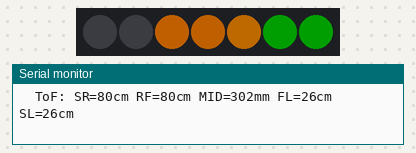
The sketch below on a simulated Arduino Uno, built with avr-gcc and run on an emulated ATmega328P. On the bench: 7 RGB LEDs in strip order, left to right, the last lines printed to the serial monitor. Dim RGB values are drawn brighter than linear.

Above: at 5.15 s.
At 9.06 s:
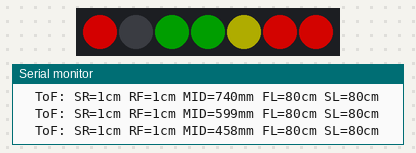
At 16.1 s:
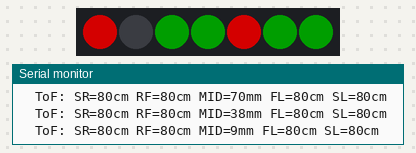
At 28.1 s:
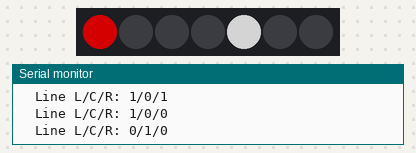
At 33.81 s:
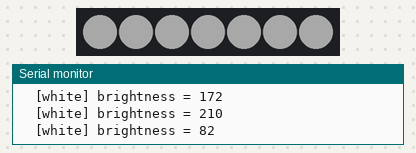
At 39.81 s:
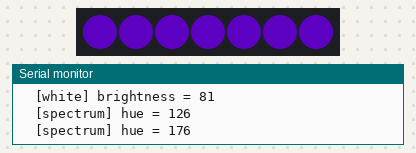
Timing chart, 0 to 40.0 s (numbered marks = the images above):
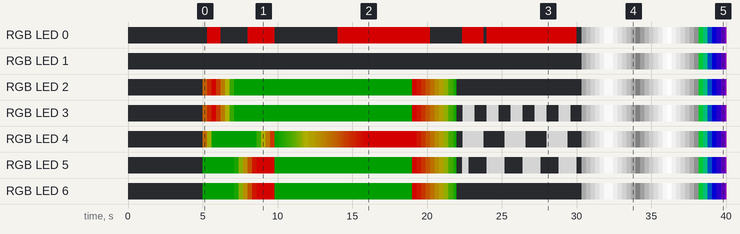

The sketch:

RingInfoDisplay.ino
```cpp
/*
 * RingInfoDisplay.ino
 * -------------------
 * Demo for RingInfoDisplay.h — drives a 7-LED WS2812 ring to show:
 *   - Opponent simulation (enter right -> sweep -> circle -> charge -> retreat)
 *   - 5x ToF sensor ranges (traffic-light colored, ID3 in mm)
 *   - 3x line sensors (white LEDs + center attention LED)
 *   - Brightness fade / Clear / disable / enable control
 *
 * Wiring: DIN -> A2 (via 300-500 ohm resistor), 5V -> 5V, GND -> GND.
 * Library: FastLED (Arduino Library Manager -> "FastLED").
 *
 * NOTE: this example FAKES sensor data (no real ToF/line hardware attached).
 * Replace the fake arrays with your own sensor readings.
 */

#include "RingInfoDisplay.h"

// ============================================================================
// LED-numbering test mode.
//   1 = run ONLY the numbering test (lights one LED at a time, 0..6)
//   0 = run the full demo (ToF / line / clear / disable rotation)
// ============================================================================
#define ENABLE_NUMBERING_MODE   0

#if !ENABLE_NUMBERING_MODE

// ============================================================================
// FULL DEMO (normal operation)
// ============================================================================

// --- Fake sensor data (replace with real readings) ---
// ToF: [ID1 side-right cm, ID2 right-front cm, ID3 middle mm, ID4 front-left cm, ID5 side-left cm]
uint16_t tofDistances[5] = { 45, 12, 300, 70, 80 };

// Line: [left, center, right] booleans
bool lineSensors[3] = { false, false, false };

// "No reading" sentinels are handled inside the header per-sensor:
//   cm sensors (ID1,2,4,5) -> 0xFF, mm sensor (ID3) -> 0xFFF.
// See RING_INVALID_CM / RING_INVALID_MM in RingInfoDisplay.h.

// Simple demo state machine
enum DemoMode {
    MODE_SIMULATION = 0,
    MODE_SHOW_LINE,
    MODE_BRIGHTNESS,
    MODE_CLEAR,
    MODE_DISABLE,
    MODE_COUNT
};
uint8_t mode = MODE_SIMULATION;
uint32_t lastSwitchMs = 0;
uint32_t lastBrightLogMs = 0;
uint32_t lastToFLogMs = 0;
uint32_t lastLineLogMs = 0;
uint32_t simStartMs = 0;      // anchored start of the current simulation pass
uint32_t modeChangedMs = 0;   // timestamp of the last mode change (for blank gap)

// Brief blank period between modes so each demo starts from a clean (off) ring.
#define TRANSITION_MS   350

// Duration each demo mode stays active before advancing (ms).
#define MODE_DWELL_MS          8000
#define BRIGHTNESS_DWELL_MS    16000   // white fade (8s) + spectrum (8s)
#define SIMULATION_DWELL_MS    22000   // simulation is longer (full narrative)

// Track last-printed values so we only log actual changes.
uint16_t lastToF[5] = { 0 };
bool     lastLine[3] = { 0 };
uint8_t  lastMode   = 0xFF;

void setup() {
    Serial.begin(115200);
    delay(5000);

    RingInit();               // init + clear
    Serial.println(F("RingInfoDisplay demo"));
    Serial.println(F("A2, 7 LEDs, brightness 128"));
    Serial.println(F("range 9..800mm; green(far)->red(close)  (ID3 mm)"));
    Serial.println();
}

// Log one ToF line only if a value changed, throttled to ~4 Hz.
void logToF() {
    if (millis() - lastToFLogMs < 250) return;   // max ~4 prints/sec
    if (tofDistances[0] == lastToF[0] && tofDistances[1] == lastToF[1] &&
        tofDistances[2] == lastToF[2] && tofDistances[3] == lastToF[3] &&
        tofDistances[4] == lastToF[4]) return;
    lastToFLogMs = millis();
    for (uint8_t i = 0; i < 5; i++) lastToF[i] = tofDistances[i];

    Serial.print(F("  ToF: SR="));
    Serial.print(tofDistances[0]);
    Serial.print(F("cm RF="));
    Serial.print(tofDistances[1]);
    Serial.print(F("cm MID="));
    Serial.print(tofDistances[2]);
    Serial.print(F("mm FL="));
    Serial.print(tofDistances[3]);
    Serial.print(F("cm SL="));
    Serial.print(tofDistances[4]);
    Serial.println(F("cm"));
}

// Log the line state only if it changed.
void logLine() {
    if (lineSensors[0] == lastLine[0] && lineSensors[1] == lastLine[1] &&
        lineSensors[2] == lastLine[2]) return;
    for (uint8_t i = 0; i < 3; i++) lastLine[i] = lineSensors[i];

    Serial.print(F("  Line L/C/R: "));
    Serial.print(lineSensors[0] ? '1' : '0');
    Serial.print('/');
    Serial.print(lineSensors[1] ? '1' : '0');
    Serial.print('/');
    Serial.println(lineSensors[2] ? '1' : '0');
}

// Log a mode change.
void logMode() {
    if (mode == lastMode) return;
    lastMode = mode;

    Serial.println();
    Serial.print(F("["));
    Serial.print(mode + 1);
    Serial.print('/');
    Serial.print(MODE_COUNT);
    Serial.print(F("] "));
    switch (mode) {
        case MODE_SIMULATION:
            Serial.println(F("SIMULATION (opponent narrative)"));
            Serial.println(F("  expect: enter right, sweep L/R, circle, charge middle, retreat"));
            break;
        case MODE_SHOW_LINE:
            Serial.println(F("LINE"));
            Serial.println(F("  expect: white front arc + red center"));
            break;
        case MODE_BRIGHTNESS:
            Serial.println(F("BRIGHTNESS (white fade + RGB spectrum)"));
            Serial.println(F("  expect: white fades in/out, then full hue cycle"));
            break;
        case MODE_CLEAR:
            Serial.println(F("CLEAR"));
            Serial.println(F("  expect: all LEDs off"));
            break;
        case MODE_DISABLE:
            Serial.println(F("DISABLE"));
            Serial.println(F("  expect: ring blank, RingShow is no-op"));
            break;
        default:
            Serial.println(F("?"));
            break;
    }
}

void loop() {
    // Advance to the next demo mode. Simulation and brightness stay longer so
    // their multi-phase sequences can play out.
    uint32_t dwell = MODE_DWELL_MS;
    if (mode == MODE_SIMULATION) dwell = SIMULATION_DWELL_MS;
    else if (mode == MODE_BRIGHTNESS) dwell = BRIGHTNESS_DWELL_MS;
    if (millis() - lastSwitchMs > dwell) {
        lastSwitchMs = millis();
        mode = (mode + 1) % MODE_COUNT;
        simStartMs    = millis();   // anchor the simulation on entry
        modeChangedMs = millis();   // anchor the blank gap on entry
        logMode();

        if (mode == MODE_CLEAR) {
            RingClear();
            RingShow();
        }
        if (mode == MODE_DISABLE) {
            RingDisable();
        } else if (!RingIsEnabled()) {
            RingEnable();
        }

        // Leaving the brightness demo restores the default brightness.
        if (mode != MODE_BRIGHTNESS) {
            RingSetBrightness(RING_DEFAULT_BRIGHTNESS);
        }
    }

    // During the short blank gap after any mode change, clear the ring and
    // skip the per-mode rendering so each demo visibly starts from all-off.
    if (millis() - modeChangedMs < TRANSITION_MS) {
        RingClear();
        RingShow();
        return;
    }

    switch (mode) {
        case MODE_SIMULATION: {
            // Opponent simulation (full narrative):
            //   1. enter from the right   -> 2. sweep right -> left
            //   3. circle back to front   -> 4. drive straight at the middle
            //   5. pause close            -> 6. retreat and vanish
            // Sensor range as configured: 9 mm .. 800 mm (0..80 cm).
            const uint16_t FAR_CM   = 80;    // far cm (green zone, 800 mm)
            const uint16_t FAR_MM   = 800;   // far mm for ID3 (green zone)
            const uint16_t CLOSE_CM = 1;     // close cm (red zone, ~9 mm)
            const uint16_t CLOSE_MM = 9;     // close mm for ID3 (red zone, min)
            uint32_t t = millis() - simStartMs;

            // Phase boundaries (ms). Total = SIMULATION_DWELL_MS.
            const uint32_t T_ENTER    = 1800;   // enter right
            const uint32_t T_SWEEP    = 5600;   // right -> left sweep
            const uint32_t T_CIRCLE   = 9800;   // circle back around to front
            const uint32_t T_APPROACH = 16000;  // drive at middle
            const uint32_t T_PAUSE    = 19000;  // hold close
            const uint32_t T_RETREAT  = SIMULATION_DWELL_MS; // fade out

            // Default: everyone far (green), no line.
            tofDistances[0] = FAR_CM;
            tofDistances[1] = FAR_CM;
            tofDistances[2] = FAR_MM;
            tofDistances[3] = FAR_CM;
            tofDistances[4] = FAR_CM;
            lineSensors[0] = lineSensors[1] = lineSensors[2] = false;

            // Linear ramp helper: returns a value lerp'd from a->b over the
            // given [start,end) window, clamped to the ends. Uses signed math
            // so descending ramps (a > b) don't underflow.
            auto ramp = [](uint32_t now, uint32_t start, uint32_t end,
                           int32_t a, int32_t b) -> int32_t {
                if (now <= start) return a;
                if (now >= end)   return b;
                return a + (b - a) * (int32_t)(now - start) / (int32_t)(end - start);
            };

            // 1. Enter from the right: ID1/ID2 (right) fade in from far to close.
            if (t < T_ENTER) {
                tofDistances[0] = (uint16_t)ramp(t, 0, T_ENTER, FAR_CM, CLOSE_CM);
                tofDistances[1] = (uint16_t)ramp(t, 0, T_ENTER, FAR_CM, CLOSE_CM);
            }
            // 2. Sweep right -> left: the close window moves across the ring.
            else if (t < T_SWEEP) {
                uint32_t p = t - T_ENTER;
                const uint32_t S = T_SWEEP - T_ENTER;   // sweep span

                // Right sensors fade out over the first half.
                tofDistances[0] = (uint16_t)ramp(p, 0, S / 2, CLOSE_CM, FAR_CM);
                tofDistances[1] = (uint16_t)ramp(p, 0, S / 2, CLOSE_CM, FAR_CM);

                // Middle: close in the middle of the sweep.
                tofDistances[2] = (uint16_t)ramp(p, S / 4, 3 * S / 4, FAR_MM, CLOSE_MM);
                tofDistances[2] = (uint16_t)ramp(p, 3 * S / 4, S, CLOSE_MM, FAR_MM);

                // Left sensors fade in over the second half.
                tofDistances[3] = (uint16_t)ramp(p, S / 2, S, FAR_CM, CLOSE_CM);
                tofDistances[4] = (uint16_t)ramp(p, S / 2, S, FAR_CM, CLOSE_CM);
            }
            // 3. Circle back: left fades out, right fades back in, then middle.
            else if (t < T_CIRCLE) {
                uint32_t p = t - T_SWEEP;
                const uint32_t C = T_CIRCLE - T_SWEEP;

                tofDistances[3] = (uint16_t)ramp(p, 0, C / 3, CLOSE_CM, FAR_CM);
                tofDistances[4] = (uint16_t)ramp(p, 0, C / 3, CLOSE_CM, FAR_CM);
                tofDistances[0] = (uint16_t)ramp(p, C / 3, 2 * C / 3, FAR_CM, CLOSE_CM);
                tofDistances[1] = (uint16_t)ramp(p, C / 3, 2 * C / 3, FAR_CM, CLOSE_CM);
                tofDistances[2] = (uint16_t)ramp(p, 2 * C / 3, C, FAR_MM, CLOSE_MM);
            }
            // 4. Drive at the middle: ID3 ramps far -> close (green -> red).
            else if (t < T_APPROACH) {
                uint32_t p = t - T_CIRCLE;
                const uint32_t A = T_APPROACH - T_CIRCLE;
                tofDistances[2] = (uint16_t)ramp(p, 0, A, FAR_MM, CLOSE_MM);
            }
            // 5. Pause close on the middle.
            else if (t < T_PAUSE) {
                tofDistances[2] = CLOSE_MM;
            }
            // 6. Retreat: everything fades back to far (opponent vanishes).
            else {
                uint32_t p = t - T_PAUSE;
                const uint32_t R = T_RETREAT - T_PAUSE;
                uint32_t cm = ramp(p, 0, R, CLOSE_CM, FAR_CM);
                uint32_t mm = ramp(p, 0, R, CLOSE_MM, FAR_MM);
                tofDistances[0] = (uint16_t)cm;
                tofDistances[1] = (uint16_t)cm;
                tofDistances[2] = (uint16_t)mm;
                tofDistances[3] = (uint16_t)cm;
                tofDistances[4] = (uint16_t)cm;
            }

            RingShowToFRanges(tofDistances);
            logToF();
            break;
        }

        case MODE_SHOW_LINE:
            lineSensors[0] = ((millis() / 800) % 2) == 0;   // left toggles
            lineSensors[1] = ((millis() / 1400) % 2) == 0;  // center toggles
            lineSensors[2] = ((millis() / 1200) % 2) == 0;  // right toggles
            RingShowLine(lineSensors);
            logLine();
            break;

        case MODE_BRIGHTNESS: {
            // Alternates every 8s between two brightness demos:
            //   1. WHITE  — ramp global brightness 0..255..0 on white LEDs
            //   2. SPECTRUM — cycle the full RGB hue wheel at full brightness
            uint32_t seg = (millis() - modeChangedMs) / 8000;   // 0,1,2,...
            bool spectrum = (seg % 2) == 1;                      // odd = spectrum

            if (!spectrum) {
                // White fade: triangle wave on global brightness.
                uint32_t t = (millis() - modeChangedMs) % 4000;
                uint8_t b = (t < 2000) ? (uint8_t)(t * 255 / 2000)
                                       : (uint8_t)((4000 - t) * 255 / 2000);
                RingSetBrightness(b);
                RingFillRGB(255, 255, 255);
                RingShow();

                if (millis() - lastBrightLogMs > 1000) {
                    lastBrightLogMs = millis();
                    Serial.print(F("  [white] brightness = "));
                    Serial.println(b);
                }
            } else {
                // Full RGB spectrum cycle: hue sweeps 0..255, all LEDs same hue.
                uint8_t hue = (uint8_t)((millis() / 20) % 256);
                RingSetBrightness(RING_DEFAULT_BRIGHTNESS);
                RingFill(CHSV(hue, 255, 255));
                RingShow();

                if (millis() - lastBrightLogMs > 1000) {
                    lastBrightLogMs = millis();
                    Serial.print(F("  [spectrum] hue = "));
                    Serial.println(hue);
                }
            }
            break;
        }

        case MODE_CLEAR:
            // Ring stays blank here.
            break;

        case MODE_DISABLE:
            // Ring is disabled — RingShow() is a no-op, LEDs stay blank
            // until the next mode switch re-enables it.
            break;
    }
}

#else

// ============================================================================
// LED NUMBERING TEST MODE (ENABLE_NUMBERING_MODE == 1)
// ============================================================================

static uint8_t lastPrinted = 0xFF;

void setup() {
    Serial.begin(115200);
    delay(5000);

    RingInit();               // init + clear
    Serial.println(F("LED numbering test mode"));
    Serial.println(F("RING_PIN=A2  LED_COUNT=7"));
    Serial.println(F("Lights one LED at a time (0..6) to verify ordering."));
    Serial.println();
}

void loop() {
    // Light exactly one LED at a time so the physical position of each
    // index (0..6) can be visually verified. Every 800ms the lit LED
    // advances; the current index is also printed to serial.
    uint8_t led = (millis() / 2000) % RING_LED_COUNT;
    RingClear();
    RingSetLED(led, 255, 255, 255);
    RingShow();

    if (led != lastPrinted) {
        lastPrinted = led;
        Serial.print(F("Numbering: LED "));
        Serial.println(led);
    }
}

#endif // ENABLE_NUMBERING_MODE
```

Source omitted: RingInfoDisplay.h (13735 bytes)

Measured:
- by itself, RGB LED 0: off → RGB(128, 0, 0) at 5.3 s, → off 0.90 s later, → RGB(128, 0, 0) 1.8 s later, → off 1.8 s later, … (43 changes in this stretch)
- by itself, RGB LED 5: off → RGB(0, 30, 0) at 5.0 s, → RGB(6, 38, 0) 2.1 s later, → RGB(40, 51, 0) 0.30 s later, → RGB(67, 52, 0) 0.30 s later, … (62 changes in this stretch)
- what the display in image 2 shows lasts 3.0 s, from 16.0 s to 19.0 s
- what the display in image 3 shows lasts 0.8 s, from 28.0 s to 28.8 s
